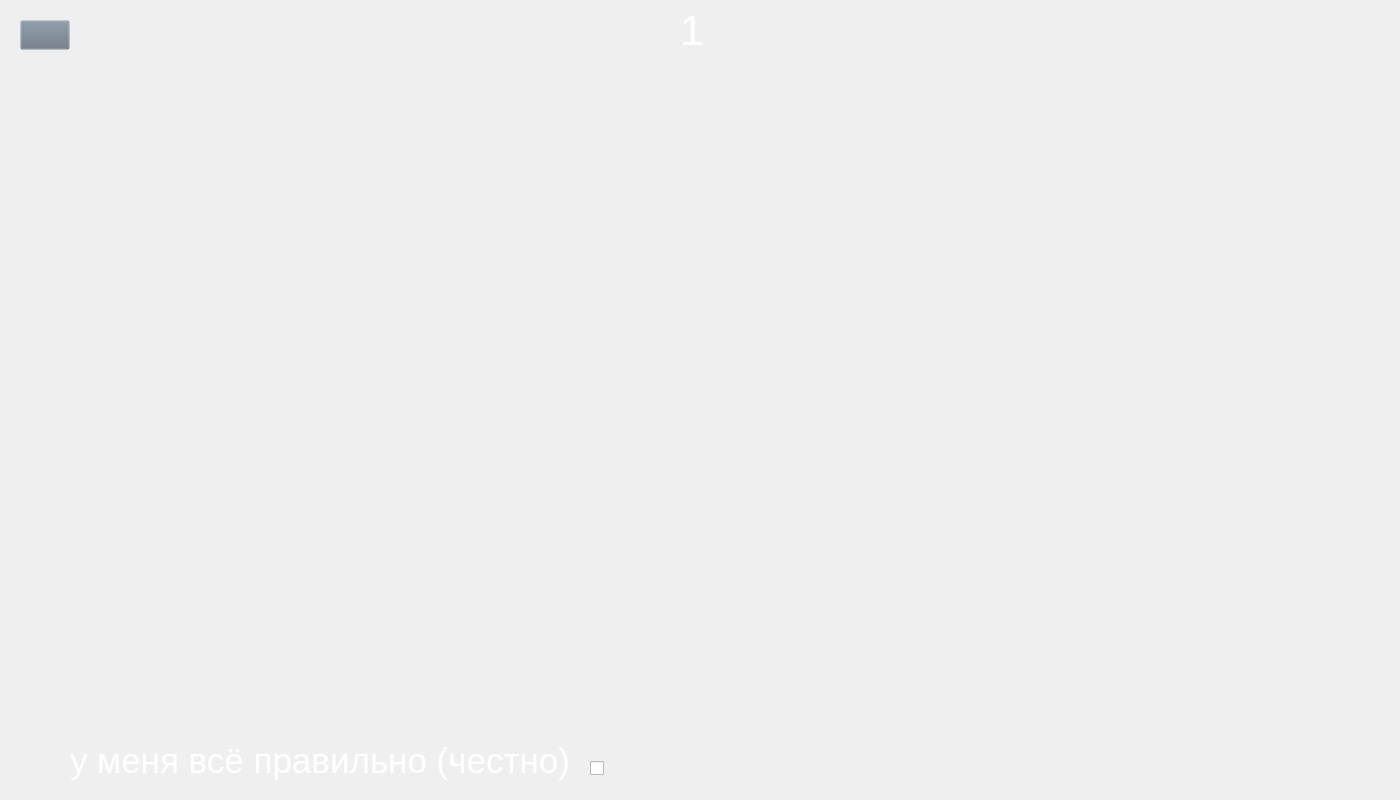
<?xml version="1.0" encoding="UTF-8"?>
<ui version="4.0">
 <class>Form</class>
 <widget class="QWidget" name="Form">
  <property name="geometry">
   <rect>
    <x>0</x>
    <y>0</y>
    <width>1400</width>
    <height>800</height>
   </rect>
  </property>
  <property name="windowTitle">
   <string>Form</string>
  </property>
  <property name="whatsThis">
   <string>&lt;html&gt;&lt;head/&gt;&lt;body&gt;&lt;p&gt;QPushButton#back{&lt;/p&gt;&lt;p&gt;	background-color: rgba(105, 118, 132, 0);&lt;/p&gt;&lt;p&gt;}&lt;/p&gt;&lt;p&gt;QPushButton#back:pressed{&lt;/p&gt;&lt;p&gt;	padding-left: 2px;&lt;/p&gt;&lt;p&gt;	padding-top: 2px;&lt;/p&gt;&lt;p&gt;}&lt;/p&gt;&lt;/body&gt;&lt;/html&gt;</string>
  </property>
  <property name="styleSheet">
   <string notr="true">QPushButton#back{
	background-color: rgba(105, 118, 132, 0);
}
QPushButton#back:pressed{
	padding-left: 2px;
	padding-top: 2px;
}
QSceollArea{
	background-color: rgba(105, 118, 132, 0);
}

QScrollBar
{
background : rgba(0, 0, 0, 0);
}</string>
  </property>
  <widget class="QLabel" name="exNumber">
   <property name="geometry">
    <rect>
     <x>680</x>
     <y>10</y>
     <width>81</width>
     <height>41</height>
    </rect>
   </property>
   <property name="font">
    <font>
     <pointsize>32</pointsize>
    </font>
   </property>
   <property name="styleSheet">
    <string notr="true">color:rgb(255,255,255)</string>
   </property>
   <property name="text">
    <string>1</string>
   </property>
  </widget>
  <widget class="QPushButton" name="back">
   <property name="geometry">
    <rect>
     <x>20</x>
     <y>20</y>
     <width>50</width>
     <height>30</height>
    </rect>
   </property>
   <property name="text">
    <string/>
   </property>
   <property name="icon">
    <iconset>
     <normaloff>../Images/right-arrows.png</normaloff>../Images/right-arrows.png</iconset>
   </property>
   <property name="iconSize">
    <size>
     <width>30</width>
     <height>30</height>
    </size>
   </property>
  </widget>
  <widget class="QScrollArea" name="scrollArea">
   <property name="geometry">
    <rect>
     <x>19</x>
     <y>119</y>
     <width>1361</width>
     <height>611</height>
    </rect>
   </property>
   <property name="styleSheet">
    <string notr="true">background-color:rgba(0, 0, 0, 0 );
color:rgba(0, 0, 0, 0);
border: 0px;</string>
   </property>
   <property name="lineWidth">
    <number>0</number>
   </property>
   <property name="verticalScrollBarPolicy">
    <enum>Qt::ScrollBarAsNeeded</enum>
   </property>
   <property name="widgetResizable">
    <bool>true</bool>
   </property>
   <widget class="QWidget" name="scrollAreaWidgetContents">
    <property name="geometry">
     <rect>
      <x>0</x>
      <y>0</y>
      <width>1361</width>
      <height>611</height>
     </rect>
    </property>
    <layout class="QVBoxLayout" name="verticalLayout">
     <property name="spacing">
      <number>0</number>
     </property>
     <property name="leftMargin">
      <number>0</number>
     </property>
     <property name="topMargin">
      <number>0</number>
     </property>
     <property name="rightMargin">
      <number>0</number>
     </property>
     <property name="bottomMargin">
      <number>0</number>
     </property>
     <item>
      <widget class="QLabel" name="label">
       <property name="text">
        <string/>
       </property>
       <property name="scaledContents">
        <bool>false</bool>
       </property>
       <property name="alignment">
        <set>Qt::AlignHCenter|Qt::AlignTop</set>
       </property>
      </widget>
     </item>
    </layout>
   </widget>
  </widget>
  <widget class="QLabel" name="ok_label">
   <property name="geometry">
    <rect>
     <x>70</x>
     <y>740</y>
     <width>511</width>
     <height>41</height>
    </rect>
   </property>
   <property name="font">
    <font>
     <pointsize>26</pointsize>
    </font>
   </property>
   <property name="styleSheet">
    <string notr="true">color:rgba(255, 255, 255, 255)</string>
   </property>
   <property name="text">
    <string>у меня всё правильно (честно)</string>
   </property>
  </widget>
  <widget class="QCheckBox" name="add_points">
   <property name="geometry">
    <rect>
     <x>590</x>
     <y>760</y>
     <width>21</width>
     <height>17</height>
    </rect>
   </property>
   <property name="text">
    <string/>
   </property>
   <property name="checked">
    <bool>false</bool>
   </property>
  </widget>
 </widget>
 <resources/>
 <connections/>
</ui>
